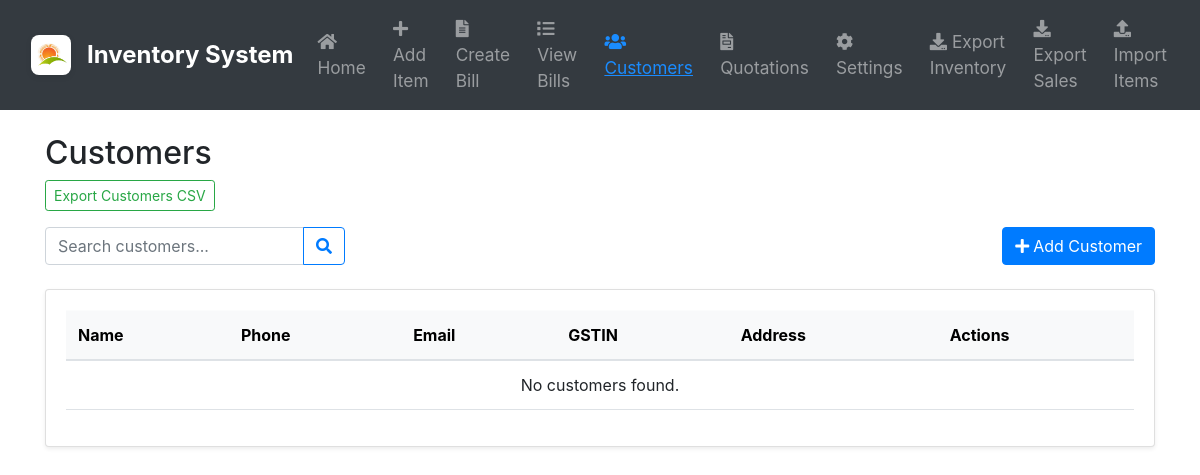
The page /customers on the database as committed earlier.
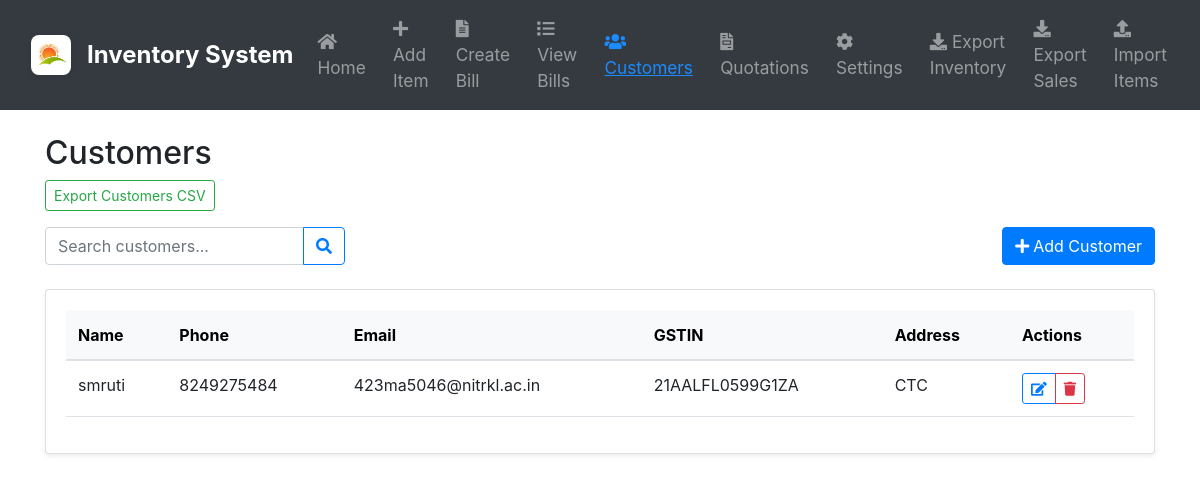
The same page on the database as committed later.
### app.py (models this page shows)
class Customer(db.Model):
    id = db.Column(db.Integer, primary_key=True)
    name = db.Column(db.String(100), nullable=False)
    phone = db.Column(db.String(20))
    email = db.Column(db.String(100))
    address = db.Column(db.String(200))
    gstin = db.Column(db.String(50))
    created_at = db.Column(db.DateTime, default=datetime.utcnow)
    bills = db.relationship('Bill', backref='customer', lazy=True)

### app.py (the view)
@app.route('/customers')
def customers():
    search_query = request.args.get('search', '').strip()
    if search_query:
        customers = Customer.query.filter(
            db.or_(
                Customer.name.ilike(f'%{search_query}%'),
                Customer.phone.ilike(f'%{search_query}%'),
                Customer.email.ilike(f'%{search_query}%'),
                Customer.gstin.ilike(f'%{search_query}%')
            )
        ).order_by(Customer.name).all()
    else:
        customers = Customer.query.order_by(Customer.name).all()
    return render_template('customers.html', customers=customers, search_query=search_query)

### templates/customers.html (shortened to what this page needs)
{% extends "base.html" %}
{% block content %}
<h2>Customers</h2>
<a href="{{ url_for('export_customers') }}" class="btn btn-outline-success btn-sm mb-3">Export Customers CSV</a>
<div class="d-flex justify-content-between align-items-center mb-4">
    <form action="{{ url_for('customers') }}" method="get" class="d-flex gap-2">
        <div class="input-group" style="width: 300px;">
            <input type="text" name="search" class="form-control" placeholder="Search customers..." value="{{ search_query }}">
            <button type="submit" class="btn btn-outline-primary">
                <i class="fas fa-search"></i>
            </button>
        </div>
    </form>
    <a href="{{ url_for('add_customer') }}" class="btn btn-primary">
        <i class="fas fa-plus me-1"></i>Add Customer
    </a>
</div>
<div class="card shadow-sm">
    <div class="card-body">
        <div class="table-responsive">
            <table class="table table-hover">
                <thead class="table-light">
                    <tr>
                        <th>Name</th>
                        <th>Phone</th>
                        <th>Email</th>
                        <th>GSTIN</th>
                        <th>Address</th>
                        <th>Actions</th>
                    </tr>
                </thead>
                <tbody>
                    {% for customer in customers %}
                    <tr>
                        <td>{{ customer.name }}</td>
                        <td>{{ customer.phone or '-' }}</td>
                        <td>{{ customer.email or '-' }}</td>
                        <td>{{ customer.gstin or '-' }}</td>
                        <td>{{ customer.address or '-' }}</td>
                        <td>
                            <div class="btn-group btn-group-sm">
                                <a href="{{ url_for('edit_customer', id=customer.id) }}" class="btn btn-outline-primary">
                                    <i class="fas fa-edit"></i>
                                </a>
                                <a href="{{ url_for('delete_customer', id=customer.id) }}" class="btn btn-outline-danger"
                                   onclick="return confirm('Are you sure you want to delete this customer?')">
                                    <i class="fas fa-trash"></i>
                                </a>
                            </div>
                        </td>
                    </tr>
                    {% else %}
                    <tr>
                        <td colspan="6" class="text-center">No customers found.</td>
                    </tr>
                    {% endfor %}
                </tbody>
            </table>
        </div>
    </div>
</div>
{% endblock %}

Rows that differ between the two databases and show on the page:
added Customer: name "smruti", phone "8249275484", email "423ma5046@nitrkl.ac.in", gstin "21AALFL0599G1ZA", address "CTC"
Other text that changed with them:
text no longer shown: "No customers found."
